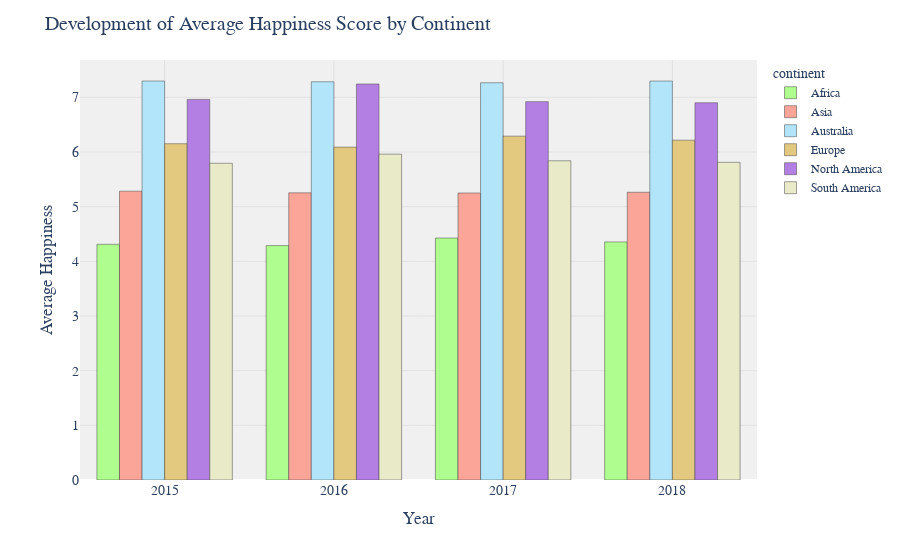
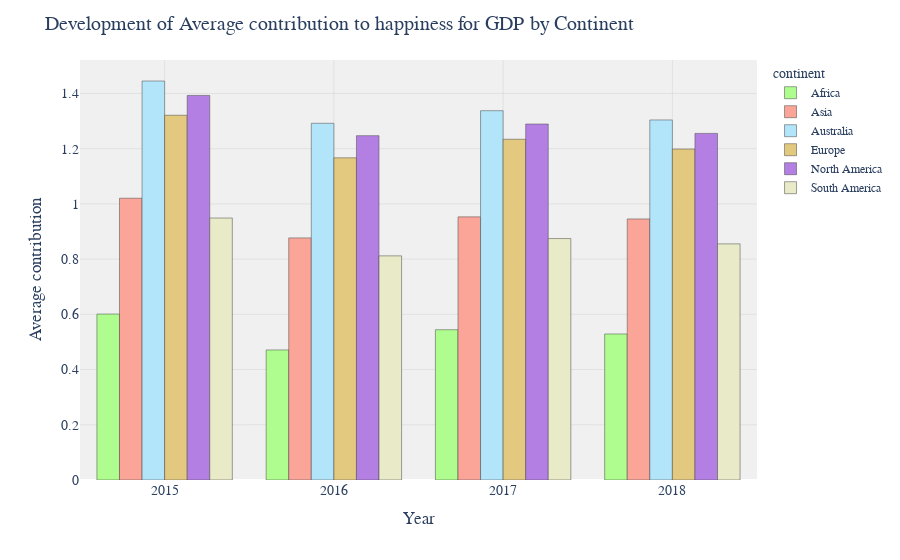

Source (notebook cell) for these figures, in order:
### Markdown cell above
### Does a good education give government trust?

This 3d Scatter Plot is multivariate and shows on the x-axis the 'Education Index', on the y-axis the 'Government Trust' and on the z-axis the 'CPI Score'. CPI stands for 'Corruption Perception Index', the lower the CPI index, the more the people believe there is corruption in their country. The size of the plot-points shows the GDP per capita. 

The 3D scatter plot reveals interesting insights about the correlation between the Corruption Perception Index (CPI) score and other variables across countries. A positive correlation between the CPI score and variables such as Education Index and Government trust suggests that countries with higher levels of corruption tend to exhibit lower values in education, government trust, and economic prosperity. Conversely, a negative correlation indicates that countries with lower corruption levels tend to have higher education indices and greater levels of government trust. This visualization highlights the importance of addressing corruption to foster positive development in education and trust within countries. 

The Education Index plays a significant role in shaping the relationships between various variables across countries and continents. A positive correlation between the Education Index and variables such as Government trust, GDP per capita, and possibly the Corruption Perception Index suggests that countries with higher education indices tend to exhibit greater levels of government trust and economic prosperity while combating corruption. Furthermore, the Education Index may influence the disparities observed between countries and continents. Nations with higher education indices are more likely to invest in quality education, leading to better governance, higher economic output, and potentially lower corruption levels. Thus, enhancing education systems becomes vital for promoting positive development and reducing inequality among countries and continents.

Overall it gives the visualisation that countries with a higher inducation index tend to have more goverment trust and a higher CPI score. This is probaply because people that live in a country that is able to give a good education tend to trust the goverment more than people that don't recieved good education.

### Code cell
continent_colors = {
    'Africa': '#AEFD8E',
    'Asia': '#FAA598',
    'Europe': '#E3C97F',
    'North America': '#B47FE3',
    'Australia': '#B2E4FA',
    'South America': '#E8EAC8'
}

avg_happiness = df.groupby(['continent', 'Year'])['happiness_score'].mean().reset_index()

# Create a grouped histogram using Plotly
fig = px.histogram(avg_happiness, x='Year', y='happiness_score', color='continent', barmode='group',
                   color_discrete_map=continent_colors)


fig.update_layout(
    title='Development of Average Happiness Score by Continent',
    xaxis_title='Year',
    yaxis_title='Average Happiness',
    font=dict(family='Arial', size=14),
    legend=dict(font=dict(family='Arial', size=12)),
    plot_bgcolor='rgb(240, 240, 240)',
    bargap=0.2
)


fig.update_xaxes(showgrid=True, gridwidth=0.5, gridcolor='lightgray')
fig.update_yaxes(showgrid=True, gridwidth=0.5, gridcolor='lightgray')


fig.update_traces(marker=dict(line=dict(width=0.5)))


fig.show()


avg_gdp = df.groupby(['continent', 'Year'])['gdp_per_capita'].mean().reset_index()

# Create a grouped histogram using Plotly
fig = px.histogram(avg_gdp, x='Year', y='gdp_per_capita', color='continent', barmode='group',
                   color_discrete_map=continent_colors)


fig.update_layout(
    title='Development of Average contribution to happiness for GDP by Continent',
    xaxis_title='Year',
    yaxis_title='Average contribution',
    font=dict(family='Arial', size=14),
    legend=dict(font=dict(family='Arial', size=12)),
    plot_bgcolor='rgb(240, 240, 240)',
    bargap=0.2
)


fig.update_xaxes(showgrid=True, gridwidth=0.5, gridcolor='lightgray')
fig.update_yaxes(showgrid=True, gridwidth=0.5, gridcolor='lightgray')


fig.update_traces(marker=dict(line=dict(width=0.5)))

fig.show()

### Figure 1 — Plotly figure (JSON) as saved in the notebook; plotly's stock layout.template omitted (floating-point values rounded to 4 significant figures)
{"data": [{"alignmentgroup": "True", "bingroup": "x", "histfunc": "sum", "hovertemplate": "continent=Africa<br>Year=%{x}<br>sum of happiness_score=%{y}<extra></extra>", "legendgroup": "Africa", "marker": {"color": "#AEFD8E", "line": {"width": 0.5}, "pattern": {"shape": ""}}, "name": "Africa", "offsetgroup": "Africa", "orientation": "v", "showlegend": true, "type": "histogram", "x": [2015, 2016, 2017, 2018], "xaxis": "x", "y": [4.312, 4.288, 4.427, 4.355], "yaxis": "y"}, {"alignmentgroup": "True", "bingroup": "x", "histfunc": "sum", "hovertemplate": "continent=Asia<br>Year=%{x}<br>sum of happiness_score=%{y}<extra></extra>", "legendgroup": "Asia", "marker": {"color": "#FAA598", "line": {"width": 0.5}, "pattern": {"shape": ""}}, "name": "Asia", "offsetgroup": "Asia", "orientation": "v", "showlegend": true, "type": "histogram", "x": [2015, 2016, 2017, 2018], "xaxis": "x", "y": [5.284, 5.253, 5.25, 5.264], "yaxis": "y"}, {"alignmentgroup": "True", "bingroup": "x", "histfunc": "sum", "hovertemplate": "continent=Australia<br>Year=%{x}<br>sum of happiness_score=%{y}<extra></extra>", "legendgroup": "Australia", "marker": {"color": "#B2E4FA", "line": {"width": 0.5}, "pattern": {"shape": ""}}, "name": "Australia", "offsetgroup": "Australia", "orientation": "v", "showlegend": true, "type": "histogram", "x": [2015, 2016, 2017, 2018], "xaxis": "x", "y": [7.299, 7.285, 7.268, 7.298], "yaxis": "y"}, {"alignmentgroup": "True", "bingroup": "x", "histfunc": "sum", "hovertemplate": "continent=Europe<br>Year=%{x}<br>sum of happiness_score=%{y}<extra></extra>", "legendgroup": "Europe", "marker": {"color": "#E3C97F", "line": {"width": 0.5}, "pattern": {"shape": ""}}, "name": "Europe", "offsetgroup": "Europe", "orientation": "v", "showlegend": true, "type": "histogram", "x": [2015, 2016, 2017, 2018], "xaxis": "x", "y": [6.152, 6.09, 6.29, 6.216], "yaxis": "y"}, {"alignmentgroup": "True", "bingroup": "x", "histfunc": "sum", "hovertemplate": "continent=North America<br>Year=%{x}<br>sum of happiness_score=%{y}<extra></extra>", "legendgroup": "North America", "marker": {"color": "#B47FE3", "line": {"width": 0.5}, "pattern": {"shape": ""}}, "name": "North America", "offsetgroup": "North America", "orientation": "v", "showlegend": true, "type": "histogram", "x": [2015, 2016, 2017, 2018], "xaxis": "x", "y": [6.962, 7.244, 6.922, 6.901], "yaxis": "y"}, {"alignmentgroup": "True", "bingroup": "x", "histfunc": "sum", "hovertemplate": "continent=South America<br>Year=%{x}<br>sum of happiness_score=%{y}<extra></extra>", "legendgroup": "South America", "marker": {"color": "#E8EAC8", "line": {"width": 0.5}, "pattern": {"shape": ""}}, "name": "South America", "offsetgroup": "South America", "orientation": "v", "showlegend": true, "type": "histogram", "x": [2015, 2016, 2017, 2018], "xaxis": "x", "y": [5.794, 5.961, 5.839, 5.812], "yaxis": "y"}], "layout": {"bargap": 0.2, "barmode": "group", "font": {"family": "Arial", "size": 14}, "legend": {"font": {"family": "Arial", "size": 12}, "title": {"text": "continent"}, "tracegroupgap": 0}, "margin": {"t": 60}, "plot_bgcolor": "rgb(240, 240, 240)", "title": {"text": "Development of Average Happiness Score by Continent"}, "xaxis": {"anchor": "y", "domain": [0, 1], "gridcolor": "lightgray", "gridwidth": 0.5, "showgrid": true, "title": {"text": "Year"}}, "yaxis": {"anchor": "x", "domain": [0, 1], "gridcolor": "lightgray", "gridwidth": 0.5, "showgrid": true, "title": {"text": "Average Happiness"}}}}

### Figure 2 — Plotly figure (JSON) as saved in the notebook; plotly's stock layout.template omitted (floating-point values rounded to 4 significant figures)
{"data": [{"alignmentgroup": "True", "bingroup": "x", "histfunc": "sum", "hovertemplate": "continent=Africa<br>Year=%{x}<br>sum of gdp_per_capita=%{y}<extra></extra>", "legendgroup": "Africa", "marker": {"color": "#AEFD8E", "line": {"width": 0.5}, "pattern": {"shape": ""}}, "name": "Africa", "offsetgroup": "Africa", "orientation": "v", "showlegend": true, "type": "histogram", "x": [2015, 2016, 2017, 2018], "xaxis": "x", "y": [0.601, 0.471, 0.5443, 0.5288], "yaxis": "y"}, {"alignmentgroup": "True", "bingroup": "x", "histfunc": "sum", "hovertemplate": "continent=Asia<br>Year=%{x}<br>sum of gdp_per_capita=%{y}<extra></extra>", "legendgroup": "Asia", "marker": {"color": "#FAA598", "line": {"width": 0.5}, "pattern": {"shape": ""}}, "name": "Asia", "offsetgroup": "Asia", "orientation": "v", "showlegend": true, "type": "histogram", "x": [2015, 2016, 2017, 2018], "xaxis": "x", "y": [1.02, 0.8769, 0.953, 0.9455], "yaxis": "y"}, {"alignmentgroup": "True", "bingroup": "x", "histfunc": "sum", "hovertemplate": "continent=Australia<br>Year=%{x}<br>sum of gdp_per_capita=%{y}<extra></extra>", "legendgroup": "Australia", "marker": {"color": "#B2E4FA", "line": {"width": 0.5}, "pattern": {"shape": ""}}, "name": "Australia", "offsetgroup": "Australia", "orientation": "v", "showlegend": true, "type": "histogram", "x": [2015, 2016, 2017, 2018], "xaxis": "x", "y": [1.445, 1.292, 1.337, 1.304], "yaxis": "y"}, {"alignmentgroup": "True", "bingroup": "x", "histfunc": "sum", "hovertemplate": "continent=Europe<br>Year=%{x}<br>sum of gdp_per_capita=%{y}<extra></extra>", "legendgroup": "Europe", "marker": {"color": "#E3C97F", "line": {"width": 0.5}, "pattern": {"shape": ""}}, "name": "Europe", "offsetgroup": "Europe", "orientation": "v", "showlegend": true, "type": "histogram", "x": [2015, 2016, 2017, 2018], "xaxis": "x", "y": [1.321, 1.167, 1.234, 1.199], "yaxis": "y"}, {"alignmentgroup": "True", "bingroup": "x", "histfunc": "sum", "hovertemplate": "continent=North America<br>Year=%{x}<br>sum of gdp_per_capita=%{y}<extra></extra>", "legendgroup": "North America", "marker": {"color": "#B47FE3", "line": {"width": 0.5}, "pattern": {"shape": ""}}, "name": "North America", "offsetgroup": "North America", "orientation": "v", "showlegend": true, "type": "histogram", "x": [2015, 2016, 2017, 2018], "xaxis": "x", "y": [1.393, 1.247, 1.289, 1.255], "yaxis": "y"}, {"alignmentgroup": "True", "bingroup": "x", "histfunc": "sum", "hovertemplate": "continent=South America<br>Year=%{x}<br>sum of gdp_per_capita=%{y}<extra></extra>", "legendgroup": "South America", "marker": {"color": "#E8EAC8", "line": {"width": 0.5}, "pattern": {"shape": ""}}, "name": "South America", "offsetgroup": "South America", "orientation": "v", "showlegend": true, "type": "histogram", "x": [2015, 2016, 2017, 2018], "xaxis": "x", "y": [0.9488, 0.8118, 0.8745, 0.8553], "yaxis": "y"}], "layout": {"bargap": 0.2, "barmode": "group", "font": {"family": "Arial", "size": 14}, "legend": {"font": {"family": "Arial", "size": 12}, "title": {"text": "continent"}, "tracegroupgap": 0}, "margin": {"t": 60}, "plot_bgcolor": "rgb(240, 240, 240)", "title": {"text": "Development of Average contribution to happiness for GDP by Continent"}, "xaxis": {"anchor": "y", "domain": [0, 1], "gridcolor": "lightgray", "gridwidth": 0.5, "showgrid": true, "title": {"text": "Year"}}, "yaxis": {"anchor": "x", "domain": [0, 1], "gridcolor": "lightgray", "gridwidth": 0.5, "showgrid": true, "title": {"text": "Average contribution"}}}}
